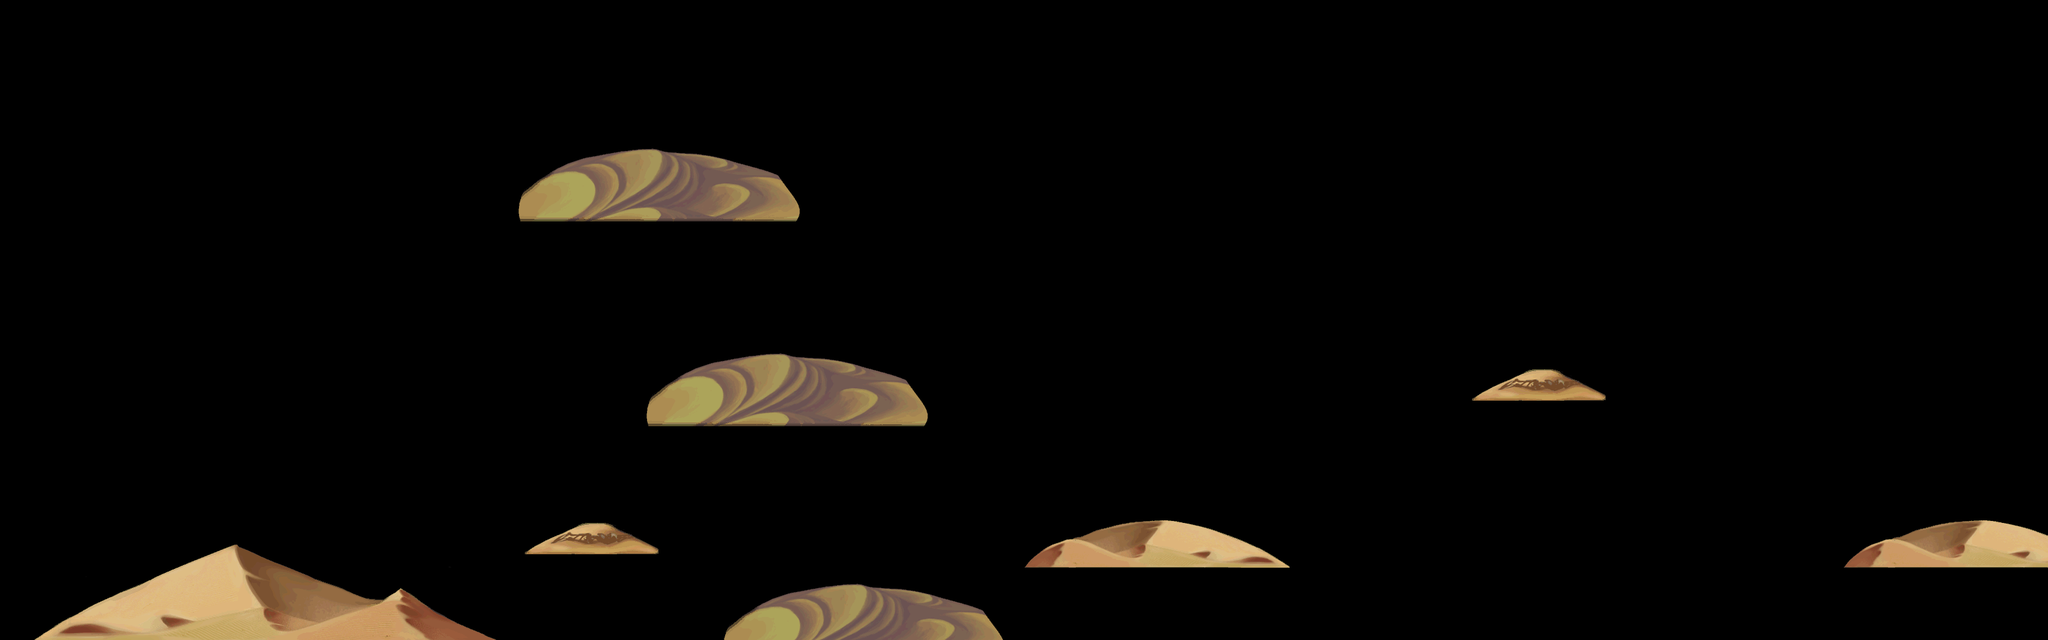

Tiled map render using the project's own tile images. Description and the map definition, with tile-layer contents summarised, below:
An orthogonal 80x25 tile map with 40x40 px tiles, 2 tile layers (land1, land2).

<map version="1.0" orientation="orthogonal" width="80" height="25" tilewidth="40" tileheight="40">
 <tileset firstgid="1" name="d-jinjing" tilewidth="40" tileheight="40">
  <image source="d-jinjing.png" width="1145" height="916" />
 </tileset>
 <layer name="land1" width="80" height="25">
  <data>[2000 cells, 184 non-empty, 184 distinct tile ids]</data>
 </layer>
 <layer name="land2" width="80" height="25">
  <data>[2000 cells, 356 non-empty, 186 distinct tile ids]</data>
 </layer>
</map>
